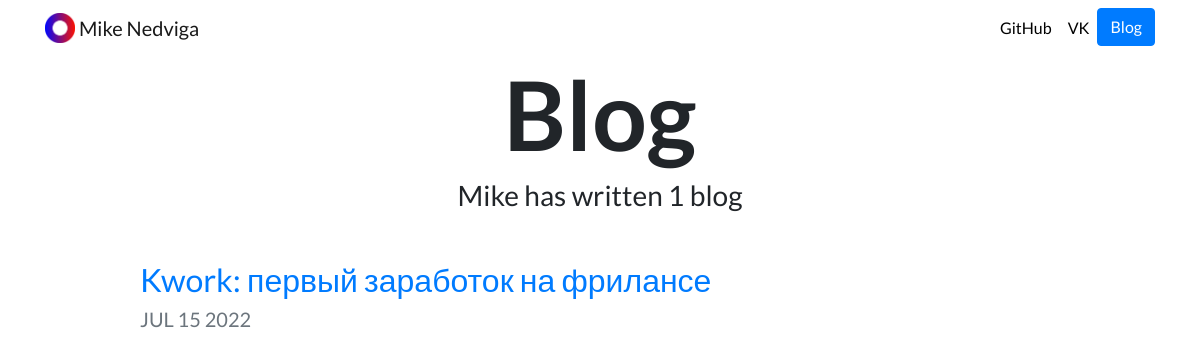
/blog/, run on an earlier commit of the app's database.
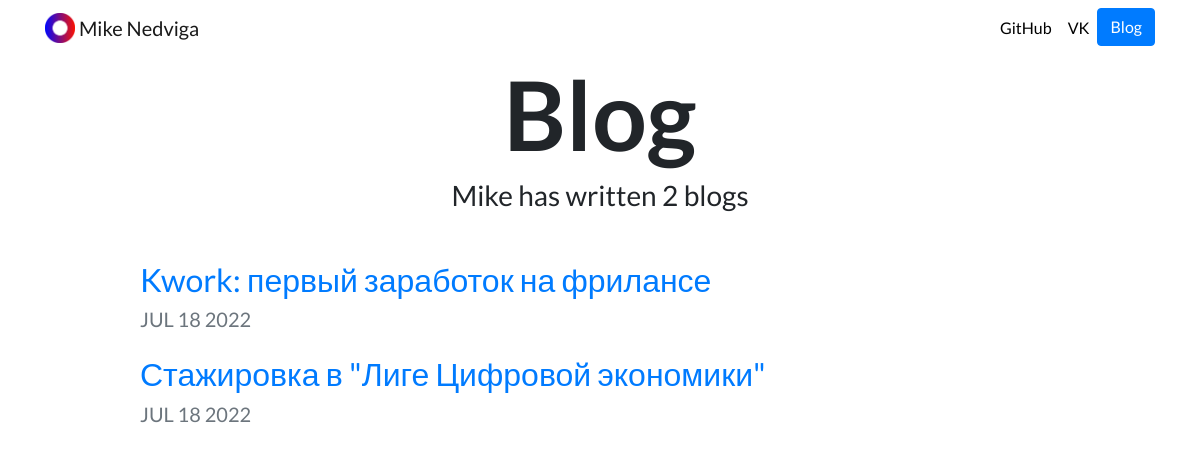
And on a later commit of the database.
### blog/models.py (models this page shows, shortened)
class Post(models.Model):
    title = models.CharField(max_length=100)
    date = models.DateField(auto_now=True)
    content = models.TextField()

### blog/views.py (the view)
# urls.py: path('', views.all_blogs, name='all_blogs'),
def all_blogs(request):
    posts = Post.objects.order_by('-date')
    return render(request, 'blog/all_blogs.html', {'posts': posts})

### blog/templates/blog/all_blogs.html (shortened to what this page needs)
{% extends "portfolio/base.html" %}
{% load static %}
{% block content %}
<h1 id="blogtitle" class="font-weight-bold text-center">Blog</h1>
<h3 class="text-center mb-5">Mike has written {{ posts.count }} blog{{ posts.count|pluralize }}</h3>
{% for blog in posts %}
<div class="row justify-content-center my-3">
  <div class="col-md-10">
    <a href="{% url 'blog:detail' blog.id %}">
      <h2>{{ blog.title }}</h2>
    </a>
    <h5 class="text-muted">{{ blog.date|date:'M d Y'|upper }}</h5>
  </div>
</div>
{% endfor %}
{% endblock %}

What changed in the data, as far as the page shows it:
changed Post "Kwork: первый заработок на фрилансе": date "JUL 15 2022" → "JUL 18 2022"
added Post: title "Стажировка в \"Лиге Цифровой экономики\"", date "JUL 18 2022"
Also different on the page:
{{ posts.count }}: "1" → "2"
